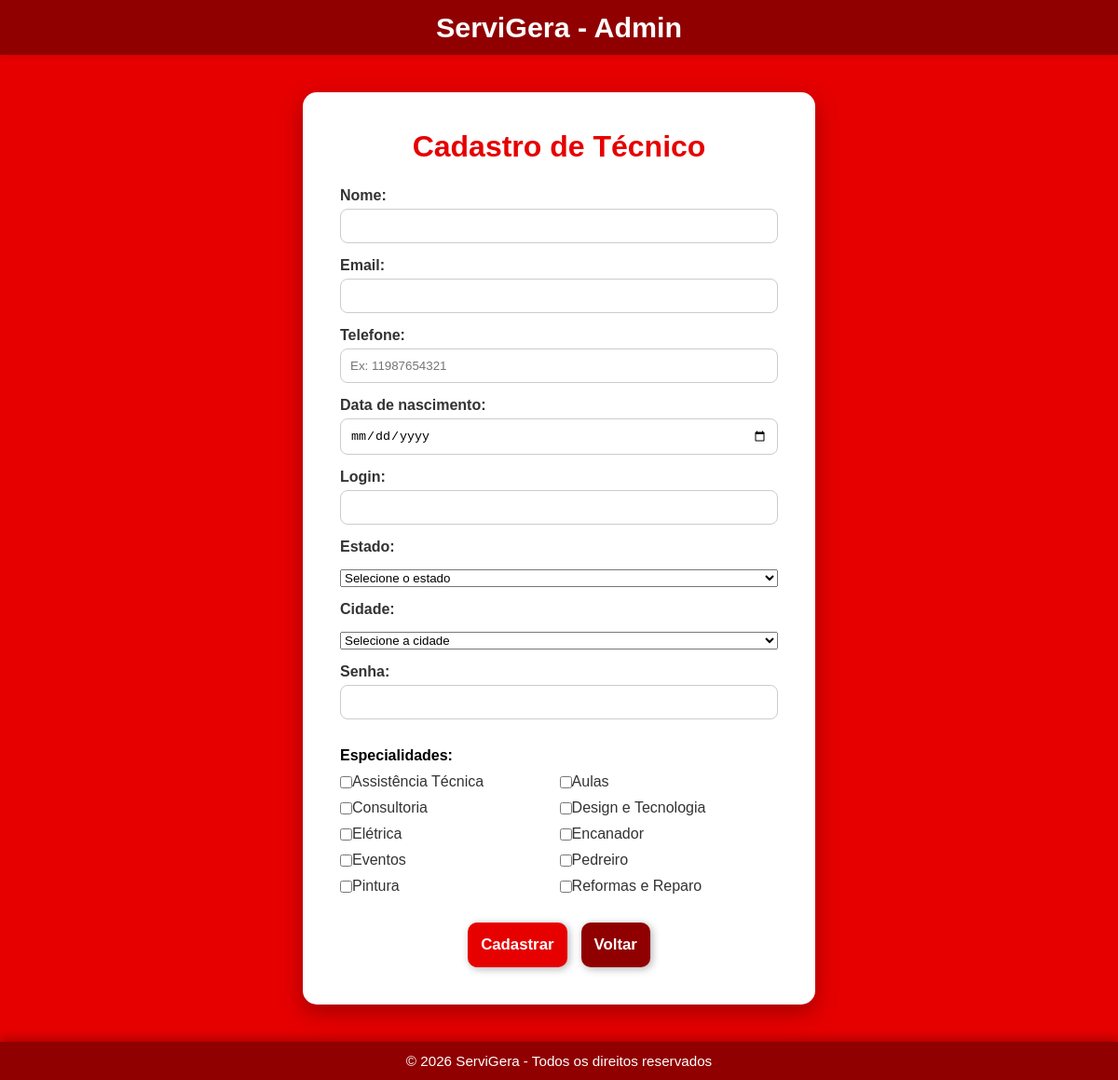
Page /arquivos/cadastro_tecnico_admin.php (signed in) on the committed database.
### tables this page shows
CREATE TABLE `especialidades` (
  `IDespecialidade` int(11) NOT NULL,
  `nome` varchar(100) NOT NULL
);

### arquivos/cadastro_tecnico_admin.php (the view, shortened to what this page needs)
<?php
include("conexao.php");
$especialidades = [];
$resultEsp = mysqli_query($id, "SELECT IDespecialidade, nome FROM especialidades ORDER BY nome ASC");
while ($row = mysqli_fetch_assoc($resultEsp)) {
    $especialidades[] = $row;
}
?>
<!DOCTYPE html>
<html lang="pt-br">
<head>
</head>
<body>
<header>
    <h1>ServiGera - Admin</h1>
</header>
<main>
<div class="container">
    <h2>Cadastro de Técnico</h2>
<form method="post">
    <label>Nome:<input type="text" name="nome" required></label>
    <label>Email:<input type="email" name="email" required></label>
    <label>
        Telefone:
        <input type="tel" name="telefone" required maxlength="11"
               placeholder="Ex: 11987654321"
               oninput="this.value=this.value.replace(/[^0-9]/g,'')">
    </label>
    <label>Data de nascimento:
        <input type="date" name="data_nascimento"
               required
               max="<?= date('Y-m-d', strtotime('-18 years')); ?>">
    </label>
    <label>Login:<input type="text" name="login" required></label>
    <label for="estado">Estado:</label>
    <select id="estado" name="estado" required>
        <option value="">Selecione o estado</option>
    </select>
    <label for="cidade">Cidade:</label>
    <select id="cidade" name="cidade" required>
        <option value="">Selecione a cidade</option>
    </select>
    <label>Senha:<input type="password" name="senha" required></label>
    <fieldset>
        <legend>Especialidades:</legend>
        <div class="especialidades-container">
            <?php if (!empty($especialidades)): ?>
                <?php foreach ($especialidades as $esp): ?>
                    <label>
                        <input type="checkbox"
                               name="especialidades[]"
                               value="<?= $esp['IDespecialidade'] ?>">
                        <?= htmlspecialchars($esp['nome']); ?>
                    </label>
                <?php endforeach; ?>
            <?php else: ?>
                <p>Nenhuma especialidade cadastrada.</p>
            <?php endif; ?>
        </div>
    </fieldset>
    <div class="botoes">
        <button type="submit" class="btn">Cadastrar</button>
        <a href="admin_home.php" class="btn secondary">Voltar</a>
    </div>
</form>
</div>
</main>
<footer>
    &copy; <?= date("Y"); ?> ServiGera - Todos os direitos reservados
</footer>
</body>
</html>

### arquivos/cadastro_tecnico_admin.php (style rules this page uses)
* { box-sizing: border-box; margin: 0; padding: 0; }
html, body { height: 100%; font-family: Arial, sans-serif; background: #e60000 url("../fundo.png") no-repeat center center fixed; background-size: cover; display: flex; flex-direction: column; }
header, footer { background-color: #900000; color: #fff; padding: 12px; text-align: center; font-size: 0.95rem; box-shadow: 0 -4px 10px rgba(0,0,0,0.25); }
main { flex: 1; display: flex; justify-content: center; align-items: center; padding: 40px 20px; }
.container { max-width: 550px; background-color: #fff; border-radius: 15px; box-shadow: 0 8px 25px rgba(0, 0, 0, 0.3); padding: 40px; animation: fadeIn 1s ease-out; }
h2 { color: #e60000; text-align: center; margin-bottom: 25px; font-size: 2rem; }
form { display: flex; flex-direction: column; gap: 15px; }
label { font-weight: bold; color: #333; }
input[type="text"], input[type="email"], input[type="date"], input[type="password"], input[type="tel"] { width: 100%; padding: 10px; border-radius: 8px; border: 1px solid #ccc; margin-top: 5px; }
fieldset { border: none; margin-top: 15px; padding: 0; }
legend { font-weight: bold; margin-bottom: 10px; }
.especialidades-container { display: flex; flex-wrap: wrap; gap: 10px; }
.especialidades-container label { font-weight: normal; width: 48%; display: flex; align-items: center; }
.btn { display: inline-block; padding: 14px; font-size: 1.05rem; font-weight: bold; color: #fff; background-color: #e60000; text-decoration: none; border-radius: 10px; box-shadow: 2px 2px 8px rgba(0, 0, 0, 0.3); border: none; cursor: pointer; transition: all 0.3s ease; text-align: center; }
.btn.secondary { background-color: #900000; }
.botoes { display: flex; justify-content: center; gap: 15px; margin-top: 15px; }

### rows in the picture
especialidades: nome "Assistência Técnica"
especialidades: nome "Aulas"
especialidades: nome "Consultoria"
especialidades: nome "Design e Tecnologia"
especialidades: nome "Elétrica"
especialidades: nome "Encanador"
especialidades: nome "Eventos"
especialidades: nome "Pedreiro"
especialidades: nome "Pintura"
especialidades: nome "Reformas e Reparo"
